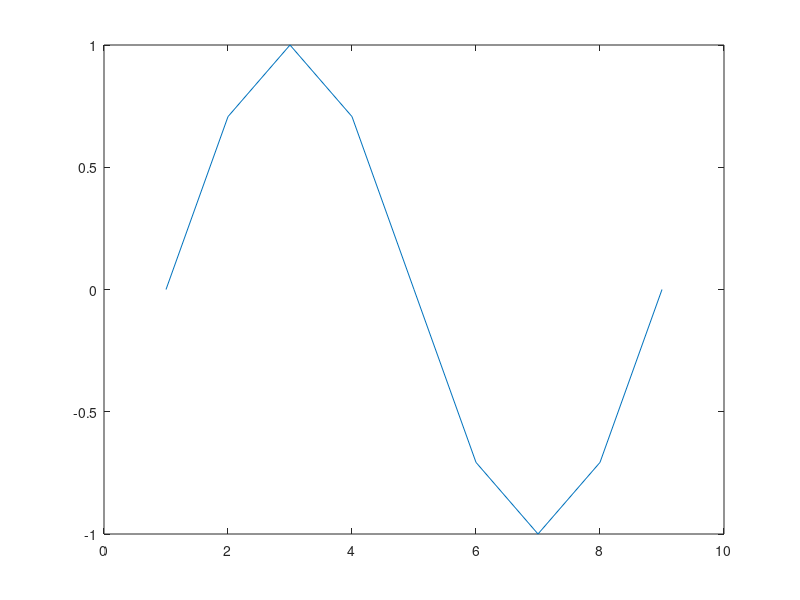

Write the MATLAB code that produced this figure. (Note: this script raises an error after producing the figure.)
% Exercise 4 - Nonlinear Advection Equation convergence test on the shockwave
exact = -152.00516;

start = 3;
total = 10;

mvals = 2.^(linspace(start, start+total-1, total))+1;
estimates = zeros(total, 1);

for iter = 1:total
m = mvals(iter);

points = linspace(-1, 1, m);
U_initial = -sin(pi*points);
a = 0.01/pi;
figure;
plot(U_initial);

G = U_initial;
G(1:end) = 0;

maxstep = 200000;
plotinterval = 1000;
to_plot = true;
wait = 0;

tmax = 1.6037 / pi;

time = 0.0;
U_new = U_initial;
for i = 1:maxstep
    maxk = tmax - time;
    if maxk == 0
        plotmain(U_new, U_initial, i, time, wait)
        break
    end
    [U_new, k] = advection_solver(U_new, G, m, a, maxk);
    time = time + k;

    if mod(i, plotinterval) == 0 && to_plot
        plotmain(U_new, U_initial, i, time, wait)
    end
end

plotmain(U_new, U_initial, i, time, wait)

figure;
U_x = (- U_new(1:end-2) + U_new(3:end))/(4/(m+1));
wavebreak = min(U_x);
plot(points(2:end-1), U_x);
title(sprintf("$$U_x$$ at 0: %f", wavebreak), "Interpreter", "latex");

disp(wavebreak);

estimates(iter) = wavebreak;
end
%%

figure;
loglog(1./mvals, (exact - estimates).^2, "o-");
title("Convergence test: breaking wave")
xlabel("h");
ylabel("error (MSE)");
grid on;
fig = gcf;
exportgraphics(fig, "ex4_convergence2.pdf");

%%
figure;
loglog(1./mvals(2:end), diff(estimates).^2, "o-");
title("Residuals: breaking wave")
xlabel("h");
ylabel("residuals squared");
grid on;
fig = gcf;
exportgraphics(fig, "ex4_residuals2.pdf");


function plotmain(U_new, U_initial, i, time, wait)
        plot(U_new)
        hold on;
        plot(U_initial)
        legend(["estimate", "initial"]);
        title(sprintf("iter: %d, time: %f", i, time));
        hold off;
        pause(wait);
end